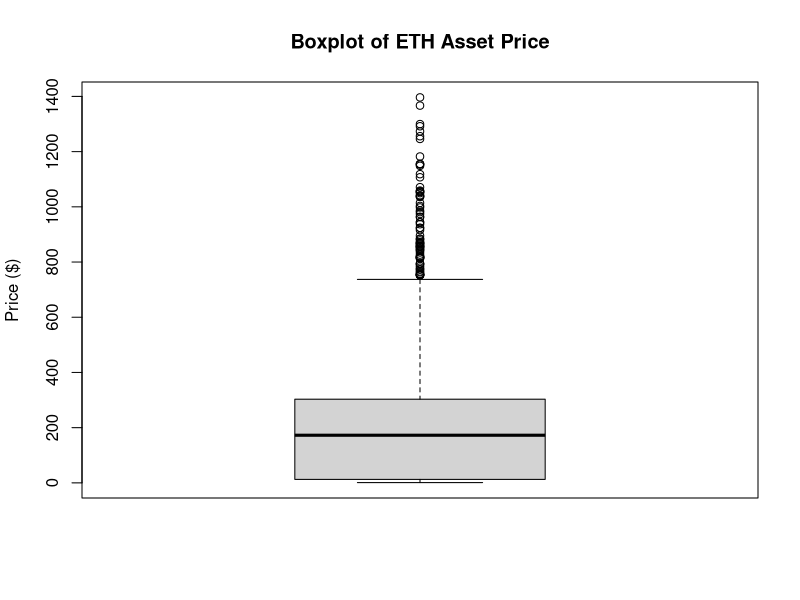
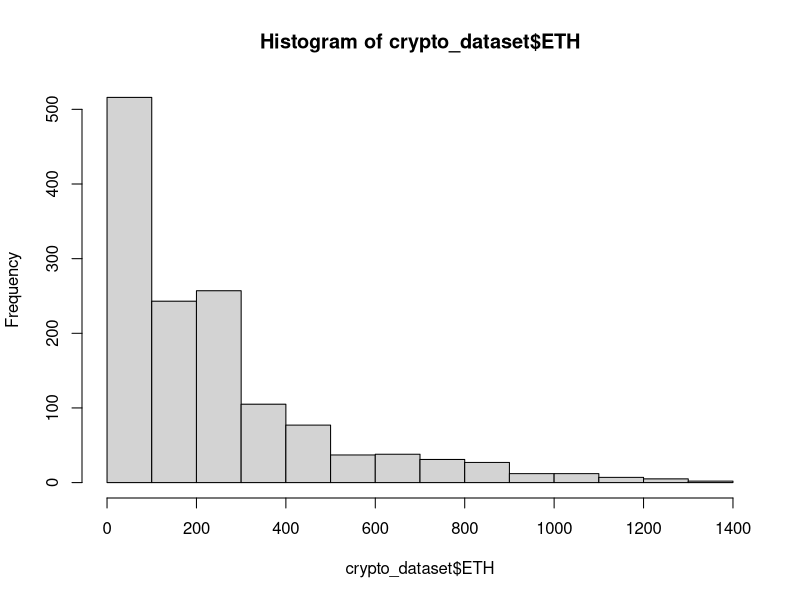
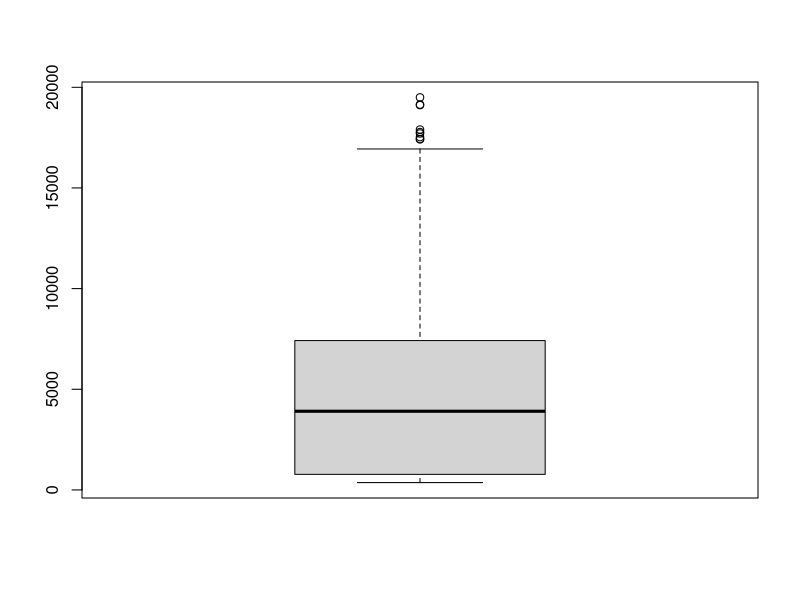
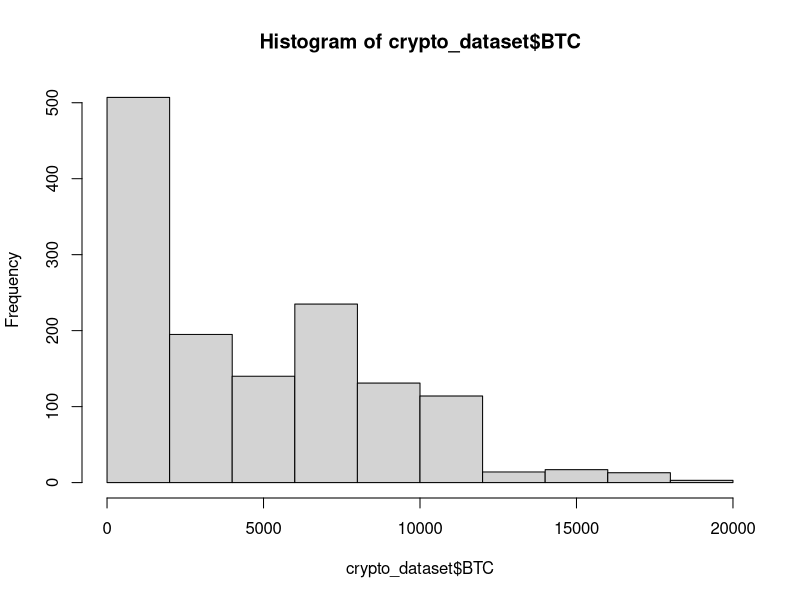
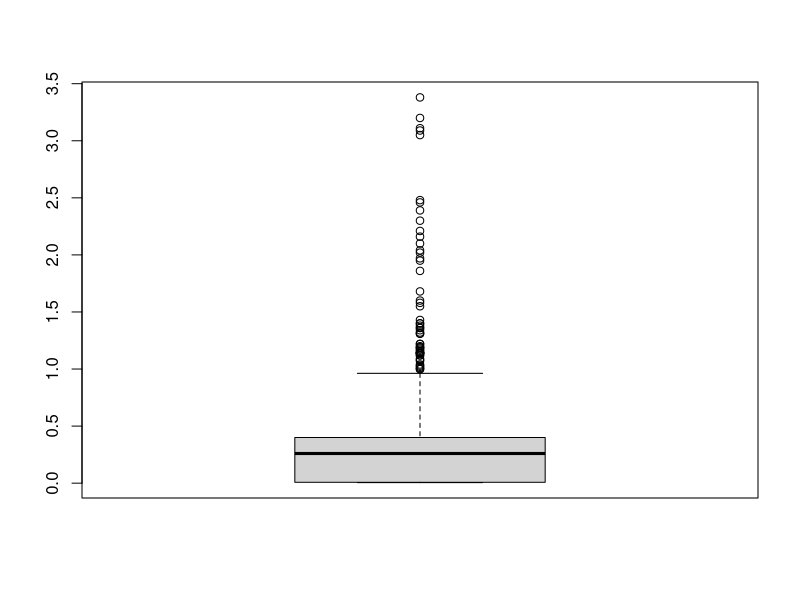
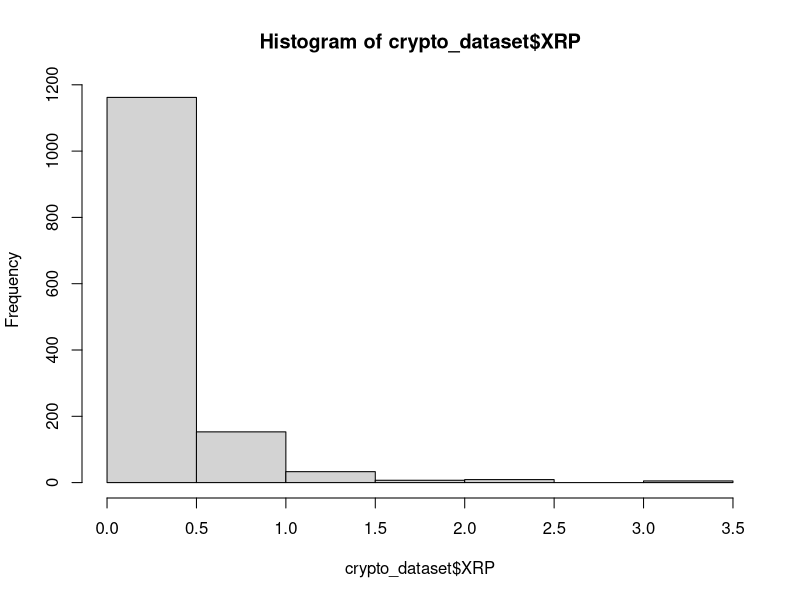
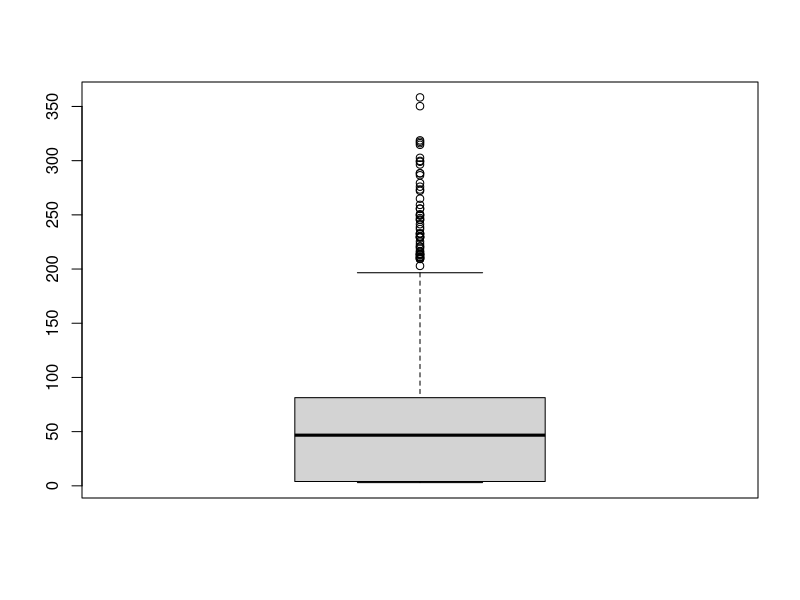
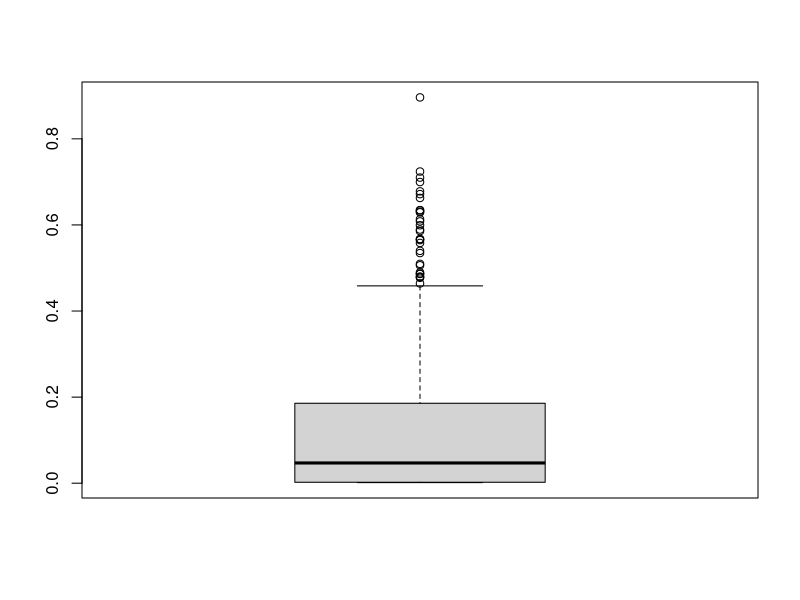

The R source for these figures, in order:
# Clear the environment 
rm(list=ls())

# Install packages 
# install.packages("ggplot2",dependencies=TRUE)
# install.packages("readxl",dependencies=TRUE)
# install.packages("corrplot",dependencies=TRUE)

# Call libraries
#library(ggplot2)
library(readxl)
#library(corrplot)

# Import dataset
crypto_dataset<-read_excel("dataset1_cryptos.xlsx")

# Explore data
str(crypto_dataset) # Display the internal str ucture of an R object.

summary(crypto_dataset$ETH)
summary(crypto_dataset$BTC)
summary(crypto_dataset$XRP)
summary(crypto_dataset$LTC)
summary(crypto_dataset$XLM)


boxplot(crypto_dataset$ETH, main="Boxplot of ETH Asset Price", ylab="Price ($)")
boxplot.stats(crypto_dataset$ETH)
quantile(crypto_dataset$ETH)
outlier_count <- length(boxplot.stats(crypto_dataset$ETH)$out)
count <- length(crypto_dataset$ETH)
print((outlier_count/count)*100)
hist(crypto_dataset$ETH)

boxplot(crypto_dataset$BTC)
boxplot.stats(crypto_dataset$BTC)
quantile(crypto_dataset$BTC)
outlier_count <- length(boxplot.stats(crypto_dataset$BTC)$out)
count <- length(crypto_dataset$BTC)
print((outlier_count/count)*100)
hist(crypto_dataset$BTC)


boxplot(crypto_dataset$XRP)
boxplot.stats(crypto_dataset$XRP)
quantile(crypto_dataset$XRP)
outlier_count <- length(boxplot.stats(crypto_dataset$XRP)$out)
count <- length(crypto_dataset$XRP)
print((outlier_count/count)*100)
hist(crypto_dataset$XRP)


boxplot(crypto_dataset$LTC)




boxplot(crypto_dataset$XLM)



# a<-scan(text = "100 200 300 400 500 600 700 800 900 1000")
# boxplot(a)

# b<-scan(text = "100 200 300 400 500 500 500 500 500 500 500 600 700 800 900 1000")
# boxplot(a, b)

# c<-scan(text = "79.98 80.04 80.02 80.04 80.03 80.03 80.04 79.97
# 80.05 80.03 80.02 80.00 80.02")
# boxplot(c)


crypto_dataset<-crypto_dataset[-1]

log_crypto_dataset<-log(crypto_dataset)
summary(log_crypto_dataset)
hist(log_crypto_dataset$ETH)

var(crypto_dataset$ETH)
var(log_crypto_dataset$ETH)
mean(crypto_dataset$ETH)
mean(log_crypto_dataset$ETH)

log_ret_crypto_dataset<-as.data.frame(diff(as.matrix(log_crypto_dataset)))
summary(log_ret_crypto_dataset)
hist(log_ret_crypto_dataset$ETH)
